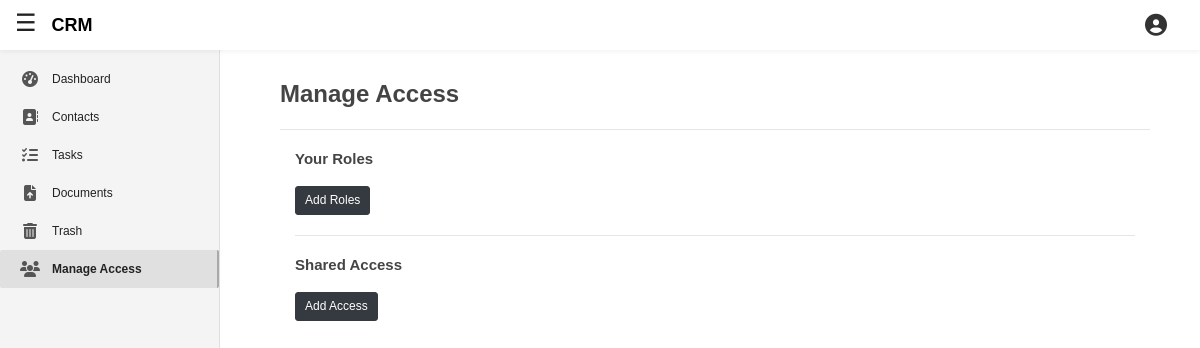
The page /apps/manage-access/ (signed in) on the database as committed earlier.
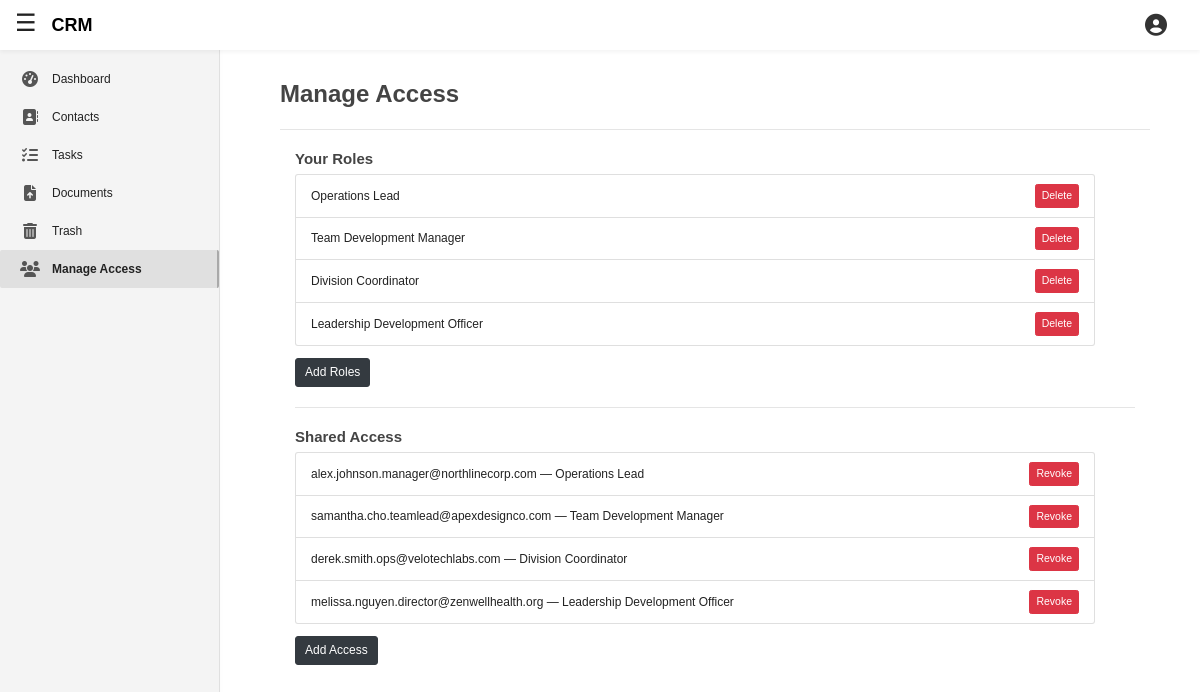
The same page on the database as committed later.
### accounts/models.py (models this page shows, shortened)
class Role(models.Model):
    name = models.CharField(max_length = 50)
    can_read_contact = models.BooleanField(default = False)
    can_add_contact = models.BooleanField(default = False)
    can_edit_contact = models.BooleanField(default = False)
    can_delete_contact = models.BooleanField(default = False)
    can_permanent_delete_contact = models.BooleanField(default = False)
    can_add_project = models.BooleanField(default = False)
    can_read_tasks = models.BooleanField(default = False)
    can_add_tasks = models.BooleanField(default = False)
    can_edit_tasks = models.BooleanField(default = False)
    can_delete_tasks = models.BooleanField(default = False)
    can_permanent_delete_tasks = models.BooleanField(default = False)
    can_read_documents = models.BooleanField(default = False)
    can_add_documents = models.BooleanField(default = False)
    can_edit_documents = models.BooleanField(default = False)
    can_delete_documents = models.BooleanField(default = False)
    can_permanent_delete_documents = models.BooleanField(default = False)
    user = models.ForeignKey(
        BusinessUser,
        on_delete = models.CASCADE,
    )
    class Meta:
        unique_together = ('user', 'name', )

class AccessPermission(models.Model):
    owner = models.ForeignKey(
        BusinessUser,
        related_name = 'shared_with',
        on_delete = models.CASCADE,
    )
    shared_with = models.ForeignKey(
        BusinessUser,
        related_name='accessible_accounts',
        on_delete = models.CASCADE,
    )
    role = models.ForeignKey(
        Role,
        on_delete = models.CASCADE,
    )
    date_shared = models.DateTimeField(auto_now_add = True)
    class Meta:
        unique_together = ('owner', 'shared_with', )

class BusinessUser(models.Model):
    public_id = models.UUIDField(default=uuid.uuid4, unique=True, editable=False)
    company_email = models.EmailField(max_length=60, unique=True, null=True, blank=True)
    company_name = models.CharField(max_length=95, unique=True, null=True, blank=True)
    industry = models.CharField(max_length=100, blank=True, null=True)
    job_title = models.CharField(max_length=255, blank=True, null=True)
    employees = models.IntegerField(default=None, blank=True, null=True)
    website = models.URLField(max_length=200, blank=True, null=True)
    address = models.TextField(blank=True, null=True)
    country = models.CharField(max_length=100, blank=True, null=True)
    phone = models.CharField(max_length=15, blank=True, null=True)
    last_login = models.DateTimeField(auto_now=True)
    company_logo = models.ImageField(upload_to=get_image_filepath, blank=True, null=True, default=get_default_image)
    user = models.OneToOneField(User, on_delete=models.CASCADE)

### featuredApp/views.py (the view, shortened to what this page needs)
# urls.py: path('manage-access/', views.manage_access, name='appManageAccess'),
@login_required
def manage_access(request):
    user = request.user.businessuser
    projects = Project.objects.filter(user=user)
    roles = Role.objects.filter(user=user)
    accesses = AccessPermission.objects.filter(owner=user)
    role_form = RolesCreationForm_Account(user=user)
    permission_formset_factory = modelformset_factory(
        ProjectAccessPermission,
        form=ProjectAccessPermissionForm_Client,
        extra=len(projects)
    )
    permission_formset = None
    initial_data = [{
        'project_id': project.id,
        'project_name': project.name,
        'can_read_project': False,
        'can_edit_project': False,
        'can_delete_project': False,
        'can_permanent_delete_project': False,
    } for project in projects]
    permission_formset = permission_formset_factory(
        queryset=ProjectAccessPermission.objects.none(),
        initial=initial_data,
    )
    formset_with_projects = zip(permission_formset, projects)
    context = {
        'formA': role_form,
        'formB': permission_formset,
        'formB_with_project_queryset': formset_with_projects,
        'project_queryset': projects,
        'roles': roles,
        'accesses': accesses,
        'businessuser': user,
    }
    return render(request, 'featuredApp/manage_access.html', context)

### client/models.py (called while the page is built)
    def get_queryset(self):
        return super().get_queryset().filter(is_deleted = False)

### featuredApp/templates/featuredApp/manage_access.html (shortened to what this page needs)
{% extends 'featuredApp/base.html' %}
{% load static %}
{% load crispy_forms_tags %}
{% load widget_tweaks %}
{% block addCSSlink %}
	<link rel="stylesheet" type="text/css" href="{% static 'featuredApp/pop_up.css' %}">
{% endblock addCSSlink %}
{% block contentBody1 %}
	<h2 style="font-weight: bolder;"> Manage Access </h2>
	<hr style="margin: 20px 0;">
	<div class="container">
		<div class="column">
			<div class="w-100">
				<h5 style="font-weight:800">Your Roles</h5>
				<ul class="list-group mb-3" style="max-width: 800px;">
					{% for role in roles %}
						<li class="list-group-item d-flex justify-content-between align-items-center">
							{{ role.name }}
							<form method="post" action="{% url 'delete_role' role.id %}">
								<button type="submit" class="btn btn-sm btn-danger">Delete</button>
							</form>
						</li>
					{% endfor %}
				</ul>
				<button class="btn btn-dark" type="button" onclick="openRolesFormPopUp()">Add Roles</button>
			</div>
			<hr style="margin: 20px 0;">
			<div class="w-100">
				<h5 style="font-weight: 800">Shared Access</h5>
				<ul class="list-group mb-3" style="max-width: 800px">
					{% for access in accesses %}
						<li class="list-group-item d-flex justify-content-between align-items-center">
							{{ access.shared_with.company_email }} — {{ access.role.name }}
							<form method="post" action="{% url 'delete_access' access.id %}">
								<button type="submit" class="btn btn-sm btn-danger">Revoke</button>
							</form>
						</li>
					{% endfor %}
				</ul>
				<button class="btn btn-dark" type="button" onclick="openAccessFormPopUp()">Add Access</button>
			</div>
		</div>
	</div>
{% endblock contentBody1 %}

### featuredApp/templates/featuredApp/base.html (shortened to what this page needs)
{% load static %}
<!DOCTYPE html>
<html lang="en">
<head>
    <link rel="stylesheet" href="https://cdn.jsdelivr.net/npm/bootstrap@4.0.0/dist/css/bootstrap.min.css">
    <link rel="stylesheet" type="text/css" href="{% static 'accounts/base.css' %}">
    <link rel="stylesheet" type="text/css" href="{% static 'featuredApp/base.css' %}">
    {% block addCSSlink %}{% endblock addCSSlink %}
    <link rel="stylesheet" href="https://cdnjs.cloudflare.com/ajax/libs/font-awesome/6.5.0/css/all.min.css" />
</head>
<body>
    <div class="site-header layout">
        <header class="top-header">
            <div class="left-nav">
                <div class="menu-toggle" onclick="toggleSidebar()"> &#9776; </div>
                <a href="{% url 'index' %}">
                    <div class="logo"> CRM </div>
                </a>
            </div>
            <div class="right-nav">
                <div class="account-trigger" onclick="toggleAccountPanel()">
                    <i class="fas fa-user-circle account-icon"></i>
                </div>
            </div>
        </header>
        <aside class="sidebar" id="sidebar">
            <nav class="menu-items">
                <a
                    href="{% url 'appDashboard' %}"
                    class="
                    "
                >
                    <i class="fas fa-tachometer-alt"></i>
                    <span class="menu-label">Dashboard</span>
                </a>
                <a
                    href="{% url 'appContacts' %}"
                    class="
                        "
                >
                    <i class="fas fa-address-book"></i>
                    <span class="menu-label">Contacts</span>
                </a>
                <a
                    href="{% url 'appTasks' %}"
                    class="
                    "
                >
                    <i class="fas fa-tasks"></i>
                    <span class="menu-label">Tasks</span>
                </a>
                <a
                    href="{% url 'appDocuments' %}"
                    class="
                    "
                >
                    <i class="fas fa-file-upload"></i>
                    <span class="menu-label">Documents</span>
                </a>
                <a
                    href="{% url 'appTrash' %}"
                    class="
                    "
                >
                    <i class="fas fa-trash-alt"></i>
                    <span class="menu-label">Trash</span>
                </a>
                <a
                    href="{% url 'appManageAccess' %}"
                    class="
                        {% if request.path == '/apps/manage-access/' %}
                            active
                        {% endif %}
                    "
                >
                    <i class="fas fa-users"></i>
                    <span class="menu-label">Manage Access</span>
                </a>
            </nav>
        </aside>
    </div>
    <div class="container-defined" id="contentBody1">
        {% block contentBody1 %} {% endblock contentBody1 %}
    </div>
</body>
</html>

### accounts/static/accounts/base.css (style rules this page uses)
body { background: #fafafa; color: #333333; margin-top: 5rem; }
h1, h2, h3, h4, h5, h6 { color: #444444; }
ul { margin: 0; }

### featuredApp/static/featuredApp/base.css (style rules this page uses)
body, html { font-size: 12px; margin: 0; padding: 0; font-family: sans-serif; background-color: #ffffff; color: #222; }
.container-defined { padding-top: 20px; padding-left: 50px; padding-right: 50px; }
.menu-toggle { cursor: pointer; font-size: 24px; margin-right: 15px; }
.sidebar { background-color: #f4f4f4; color: #222; padding-top: 60px; height: 100vh; overflow: hidden; transition: width 0.3s ease; position: fixed; top: 0; left: 0; z-index: 999; box-shadow: 2px 0 5px rgba(0, 0, 0, 0.01); border-right: 1px solid #e0e0e0; }
.sidebar.expanded { width: 220px; }
.container-defined.expanded { margin-left: 230px; margin-top: 60px; }
.menu-items a { display: flex; align-items: center; padding: 10px 20px; text-decoration: none; color: #222; white-space: nowrap; transition: background-color 0.2s; }
.menu-items a i { margin-right: 12px; min-width: 20px; text-align: center; font-size: 16px; color: #555; transition: color 0.2s; }
.menu-label { transition: opacity 0.3s ease, visibility 0.3s ease; }
.menu-items a.active { background-color: #e0e0e0; font-weight: 600; border-right: 2px solid darkgray; border-radius: 2px; }
.top-header { position: fixed; top: 0; left: 0; right: 0; height: 50px; background-color: #ffffff; color: #222; display: flex; justify-content: space-between; align-items: center; padding: 0 15px; z-index: 1000; box-shadow: 0 2px 4px rgba(0,0,0,0.05); }
.logo { font-size: 18px; font-weight: bold; text-decoration: none; }
.right-nav { margin-left: auto; display: flex; align-items: center; padding-right: 10px; }
.account-trigger { display: flex; align-items: center; justify-content: center; cursor: pointer; padding: 8px; border-radius: 6px; transition: background-color 0.2s ease; }
.account-icon { font-size: 22px; color: #333; }
.sidebar { visibility: hidden; }
.sidebar.ready { visibility: visible; }

Rows that differ between the two databases and show on the page:
added Role: name "Operations Lead"
added Role: name "Team Development Manager"
added Role: name "Division Coordinator"
added Role: name "Leadership Development Officer"
added AccessPermission: shared_with.company_email "alex.johnson.manager@northlinecorp.com", role.name "Operations Lead"
added AccessPermission: shared_with.company_email "samantha.cho.teamlead@apexdesignco.com", role.name "Team Development Manager"
added AccessPermission: shared_with.company_email "derek.smith.ops@velotechlabs.com", role.name "Division Coordinator"
added AccessPermission: shared_with.company_email "melissa.nguyen.director@zenwellhealth.org", role.name "Leadership Development Officer"
